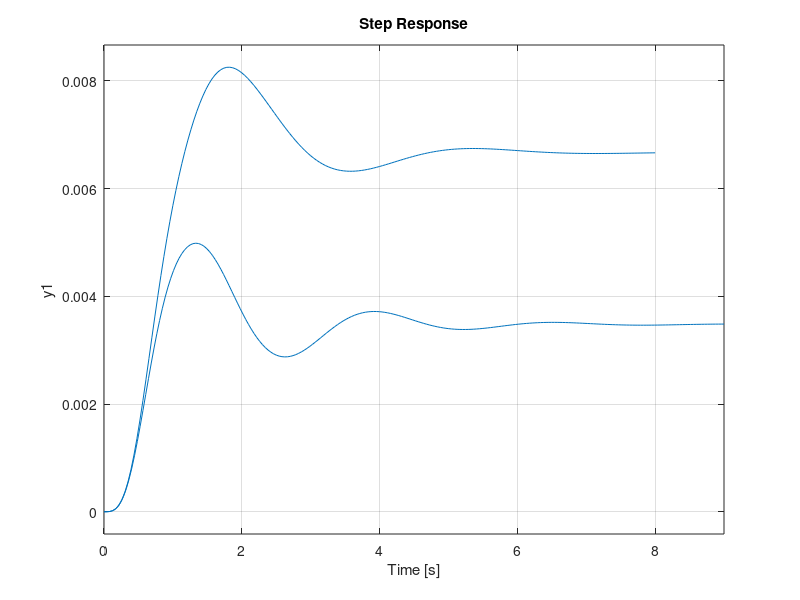
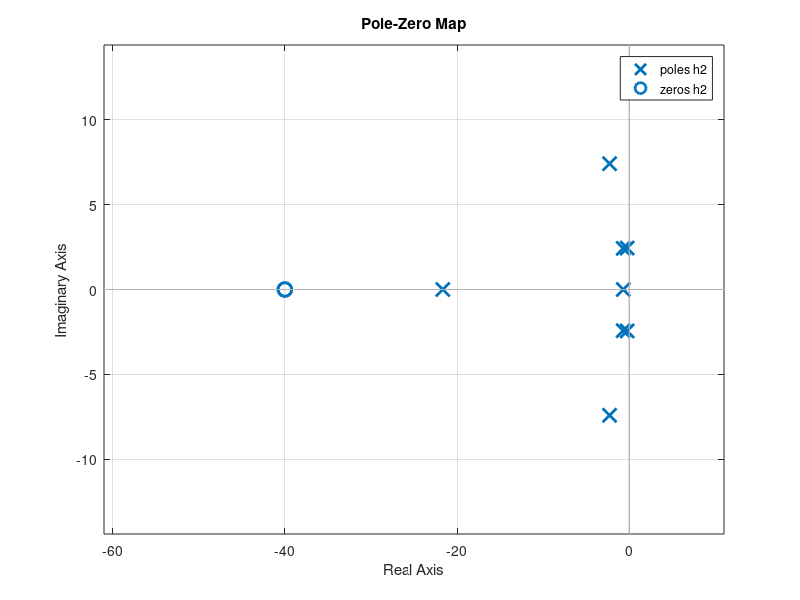
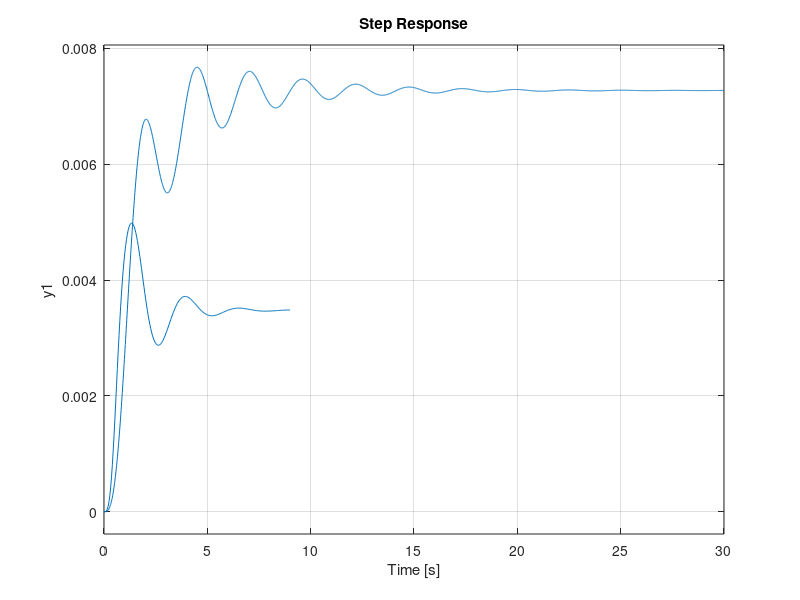

These figures' MATLAB source, in order:
clear 
close all
clc

%Parametros
M1=10;
M2=30;
K1=100;
k1=100;
k2=400;
k3=150;
B1=40;
B3=10;
B2=20;

%TF
h=tf([B3 k2],[M1*M2 (M2*B1+M1*(B2+B3)+M2*B3) (B1*(B2+B3)+M1*(k2+k3)+M2*k2+B3*B2) (B1*(k2+k3)+k2*B2+k3*B3) k2*k3]);
den1=conv([M1 B1 K1],[M2 B2+B3 k2+k3]);
den2=conv([B3 k2 0],[M2 B2 k3]);
den=den1+den2;
h2=tf([B3 k2],den);
%VE
A=[0 1 0 0;
   -(k1+k2)/M1 -(B1+B3)/M1 k2/M1 B3/M1;
   0 0 0 1;
   k2/M2 B3/M2 -(k3+k2)/M2 -(B2+B3)/M2];
B=[0; 1/M1;0 ;0];
C=[0 0 1 0];
D=[];
sis=ss(A,B,C,D);


step(h)
hold on
step(sis)
figure
pzmap(sis)
hold on 
pzmap(h2)


figure
step(sis)
hold on
step(h2)



